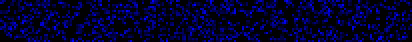
#> input picture P.png, 206 x 21 px, shrunk from 255 x 26 before the run, found by its file name (shown 2 times larger); the run also reads 1 picture not shown here
$ jupyter execute --allow-errors 'Untitled25 (1).ipynb'   (shell and % lines are left out)
#> lines starting #> are read from the running program, lines starting #| are printed output that depends on the picture
[cell 1]
import base64

[cell 2]
# Reading input Image and encoding it using base64
with open("/content/test2.jpg", "rb") as img_file:
    BI = base64.b64encode(img_file.read())
print(BI)
BI = BI.decode("utf-8")

[cell 3]
import hashlib

[cell 4]
# My key
K = ""
f = open('/content/mykey.txt','r')
#> (reads mykey.txt from the repository)
for i in f:
    K += i
f.close()
K

[cell 5]
SK = hashlib.sha256(K.encode())

print("The hexadecimal equivalent of SHA256 is : ")
print(SK.hexdigest())

[cell 6]
# AES 256 in OFB mode:
from Crypto.Cipher import AES
from Crypto.Random import new as Random
from hashlib import sha256
from base64 import b64encode,b64decode

class AESCipher:
    def __init__(self,data,key):
        self.block_size = 16
        self.data = data
        self.key = sha256(key.encode()).digest()[:32]
        self.pad = lambda s: s + (self.block_size - len(s) % self.block_size) * chr (self.block_size - len(s) % self.block_size)
        self.unpad = lambda s: s[:-ord(s[len(s) - 1:])]

    def encrypt(self):
        plain_text = self.pad(self.data)
        iv = Random().read(AES.block_size)
        cipher = AES.new(self.key,AES.MODE_OFB,iv)
        return b64encode(iv + cipher.encrypt(plain_text.encode())).decode()

#> (a cell that did not finish here is left out)

[cell 8]
import numpy as np
import cv2

[cell 9]
w = 255
h = len(K)

[cell 10]
# creating new Image C of size(w,h)
# initializing as blank
C = np.ones((h,w,1), dtype = 'uint8')

[cell 11]
# Filling pixels in C
for i in range(h):
    j = ord(K[i])
    for k in range(w):
        if k < j:
            C[i][k][0] = 0
        else:
            break

[cell 12]
# Dividing C into R and P
# initializing R and P of same size as C
R = np.ones((h,w,3), dtype = 'uint8')
P = np.ones((h,w,3), dtype = 'uint8')

[cell 13]
# filling the pixels of R
for i in range(h):
    for j in range(w):
        r = np.random.normal(0,1,1)
        R[i][j][0] = r

[cell 14]
# filling the pixels of P
for i in range(h):
    for j in range(w):
        p = R[i][j][0] ^ C[i][j][0]
        P[i][j][0] = p

[cell 15]
filename = 'ToBeSent for Decryption/R.png'
cv2.imwrite(filename, R)
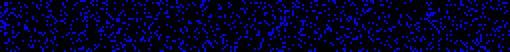
#> saved as R.png: shape (26, 255, 3) (shown 2 times larger); mean B, G, R 40.5, 1, 1

[cell 16]
filename = 'ToBeSent for Decryption/P.png'
cv2.imwrite(filename, P)

[cell 17]
import pandas as pd

[cell 18]
xdf = pd.DataFrame(columns = ['1','2'])
a = []
b = []
for i in P:
    k = 0
    n1 = []
    n2 = []
    for j in i:
        if k%2==0:
            n1.append(np.sum(j))
        else:
            n2.append(np.sum(j))
        k += 1
    a.append(sum(n1))
    b.append(sum(n2))
xdf['1'] = a
xdf['2'] = b

[cell 19]
ydf = pd.DataFrame(columns = ['1','2'])
a = []
b = []
for i in R:
    k = 0
    n1 = []
    n2 = []
    for j in i:
        if k%2==0:
            n1.append(np.sum(j))
        else:
            n2.append(np.sum(j))
        k += 1
    a.append(sum(n1))
    b.append(sum(n2))
ydf['1'] = a
ydf['2'] = b

[cell 20]
from sklearn.linear_model import LinearRegression

[cell 21]
LRmodel = LinearRegression()
LRmodel.fit(xdf,ydf)

[cell 22]
# z is for prediction
zdf = pd.DataFrame(columns = ['1','2'])
a = []
b = []
for i in C:
    k = 0
    n1 = []
    n2 = []
    for j in i:
        if k%2==0:
            n1.append(np.sum(j))
        else:
            n2.append(np.sum(j))
        k += 1
    a.append(sum(n1))
    b.append(sum(n2))
zdf['1'] = a
zdf['2'] = b

[cell 23]
predict = LRmodel.predict([[sum(zdf['1']),sum(zdf['2'])]])

[cell 24]
x = round(predict[0][0])%26
y = round(predict[0][1])%26

[cell 25]
txt = []
#> (the rest of this cell did not finish here and is left out)

[cell 26]
text = ""
for t in txt:
    text += chr(t) + " "

[cell 27]
f = open("/content/cipher2.txt",'a',encoding='utf-8')
f.write(text)
f.close()

[cell 28]
f = open("/content/cipher2.txt",'r',encoding='utf-8')
cipher = f.read()

[cell 29]
import base64

[cell 30]
import numpy as np
import cv2

[cell 31]
# reading P and R images
P = cv2.imread('/content/P.png')
#> P is the input picture: shape (21, 206, 3); mean B, G, R 47.8, 1, 1
R = cv2.imread('/content/R.png')

[cell 32]
#intializing h and w
h = np.shape(P)[0] #rows
#> h = 21
w = np.shape(P)[1] #coloumn
#> w = 206

[cell 33]
# initialize the image CK
CK = np.ones((h,w,1), dtype = 'uint8')

[cell 34]
for i in range(h):
    for j in range(w):
        ck = P[i][j][0] ^ R[i][j][0]
        CK[i][j][0] = ck
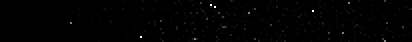
#> CK: shape (21, 206, 1) (shown 2 times larger); min 0, max 255, mean 1.6

[cell 35]
K1 = []
for i in range(len(CK)):
    K1.append(0)
#> this loop made 21 passes
#> after the loop, K1 = [0, 0, 0, 0, 0, 0, 0, 0, 0, 0, 0, 0, 0, 0, 0, 0, 0, 0, 0, 0, 0]

[cell 36]
for i in range(len(CK)):
    count = 0
    for j in range(len(CK[i])):
        if CK[i][j][0] == 0: #counting the number of pixels which have 0 as value
            count += 1
    K1[i] = chr(count)
#> after the loop, K1 = 21 items

[cell 37]
K1 = "".join(K1) # list into string

[cell 38]
K1

[cell 39]
import hashlib
SK1 = hashlib.sha256(K1.encode())

print("The hexadecimal equivalent of SHA256 is : ")
print(SK1.hexdigest())

#> (a cell that did not finish here is left out)

[cell 41]
# AES 256 in OFB mode:
from Crypto.Cipher import AES
from Crypto.Random import new as Random
from hashlib import sha256
from base64 import b64encode,b64decode

class AESCipher:
    def __init__(self,data,key):
        self.block_size = 16
        self.data = data
        self.key = sha256(key.encode()).digest()[:32]
        self.pad = lambda s: s + (self.block_size - len(s) % self.block_size) * chr (self.block_size - len(s) % self.block_size)
        self.unpad = lambda s: s[:-ord(s[len(s) - 1:])]

    def decrypt(self):
        cipher_text = b64decode(self.data.encode())
        iv = cipher_text[:self.block_size]
        cipher = AES.new(self.key,AES.MODE_OFB,iv)
        return self.unpad(cipher.decrypt(cipher_text[self.block_size:])).decode()

[cell 42]
import pandas as pd

[cell 43]
xdf = pd.DataFrame(columns = ['1','2'])
a = []
b = []
for i in P:
    k = 0
    n1 = []
    n2 = []
    for j in i:
        if k%2==0:
            n1.append(np.sum(j))
        else:
            n2.append(np.sum(j))
        k += 1
    a.append(sum(n1))
    b.append(sum(n2))
#> after the loop, a = [5672, 4293, 5673, 6439, 4792, 5674, 5273, 4261, 4940, 4818, 4042, 5294, 5150, 4720, 6090, 4356, 5052, 5324, 4887, 5276, 5312]; b = [5126, 5222, 6164, 4617, 4258, 6303, 6118, 4782, 4361, 5286, 5655, 5635, 4726, 4738, 4563, 4856, 5200, 5662, 4982, 4830, 4849]
xdf['1'] = a
xdf['2'] = b

[cell 44]
ydf = pd.DataFrame(columns = ['1','2'])
a = []
b = []
for i in R:
    k = 0
    n1 = []
    n2 = []
    for j in i:
        if k%2==0:
            n1.append(np.sum(j))
        else:
            n2.append(np.sum(j))
        k += 1
    a.append(sum(n1))
    b.append(sum(n2))
#> after the loop, a = [5652, 4277, 5666, 6431, 4774, 5663, 5277, 4249, 4930, 4804, 4013, 5286, 5131, 4703, 6083, 4351, 5040, 5309, 4872, 5268, 5293]; b = [5121, 5209, 6156, 4612, 4238, 6292, 6114, 4772, 4348, 5278, 5652, 5628, 4710, 4729, 4557, 4846, 5185, 5649, 4967, 4824, 4831]
ydf['1'] = a
ydf['2'] = b

[cell 45]
from sklearn.linear_model import LinearRegression

[cell 46]
LRmodel = LinearRegression()
LRmodel.fit(xdf,ydf)

[cell 47]
zdf = pd.DataFrame(columns = ['1','2'])
a = []
b = []
for i in CK:
    k = 0
    n1 = []
    n2 = []
    for j in i:
        if k%2==0:
            n1.append(np.sum(j))
        else:
            n2.append(np.sum(j))
        k += 1
    a.append(sum(n1))
    b.append(sum(n2))
#> after the loop, a = [148, 244, 79, 102, 120, 353, 280, 118, 94, 76, 163, 120, 125, 165, 143, 77, 144, 99, 353, 140, 273]; b = [137, 51, 302, 319, 234, 105, 142, 94, 177, 156, 115, 297, 168, 247, 112, 112, 201, 97, 65, 340, 164]
zdf['1'] = a
zdf['2'] = b

[cell 48]
predict = LRmodel.predict([[sum(zdf['1']),sum(zdf['2'])]])

[cell 49]
x = round(predict[0][0])%26
y = round(predict[0][1])%26

[cell 50]
cipher = cipher.split(' ')

[cell 51]
txt = []
for each in cipher:
    try:
        ch = ord(each) - x + y #ord means we are converting back to ascii format
        txt.append(int(ch))
    except:
        print(each)
